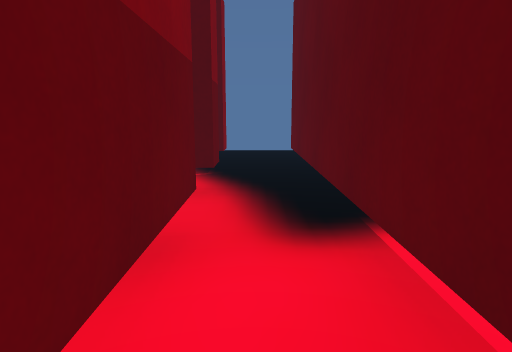
[1] (above)

14 first-person views from a walk through a scene from a Unity 3-D project. The camera is 1.3 m above the floor, tilts 10° down and sees 75° across. The floor is counted in squares, 1 m on a side. Each view is taken from the middle of a square. On the plan, view 1 faces up. The plan holds only what a view shows up to about 14 squares ahead; the rest is blank. The place goes on beyond the plan. The player character is not drawn.

[2]
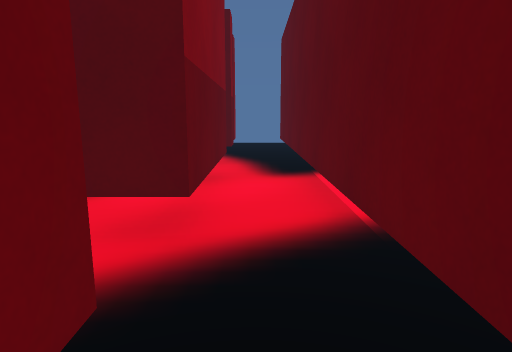

[3]
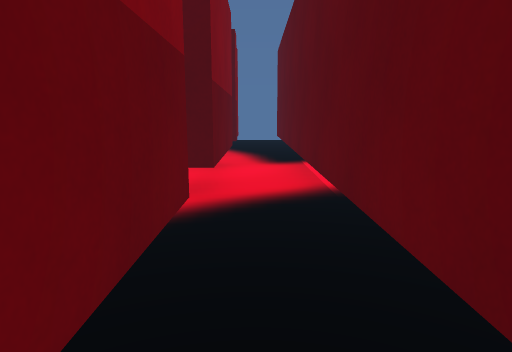

[4]
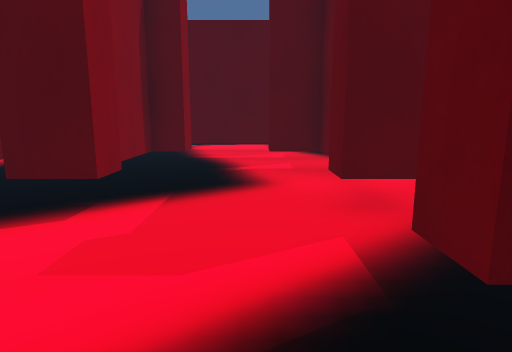

[5]
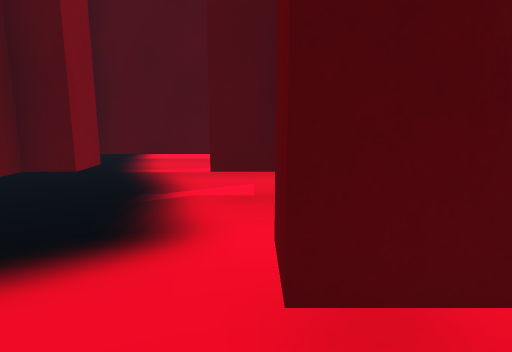

[6]
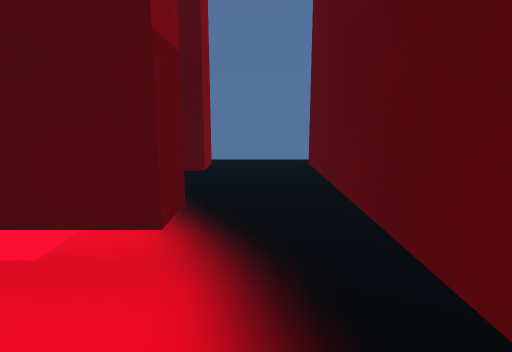

[7]
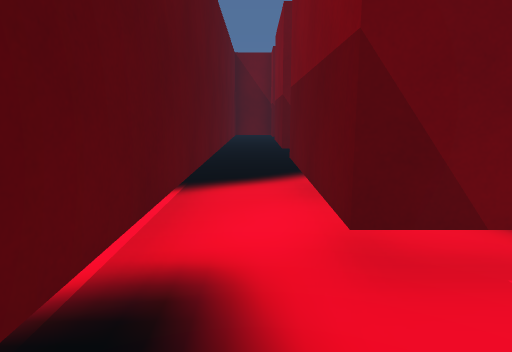

[8]
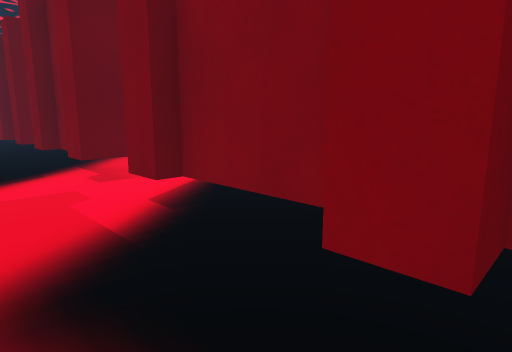

[9]
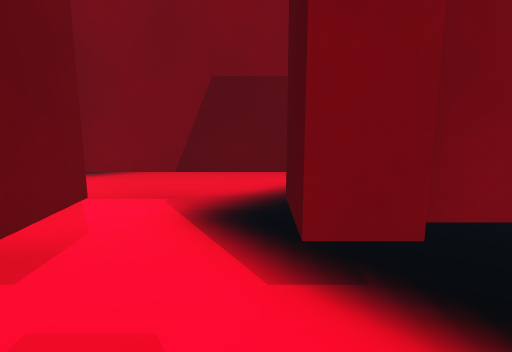

[10]
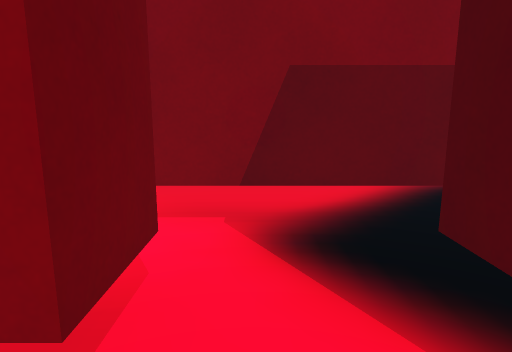

[11]
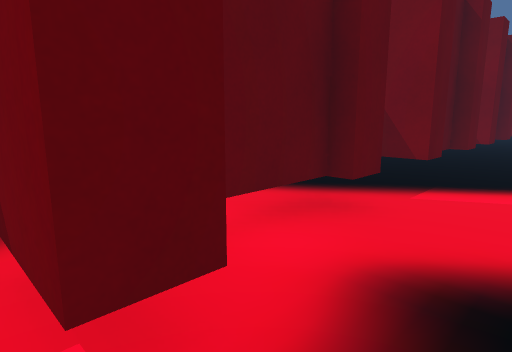

[12]
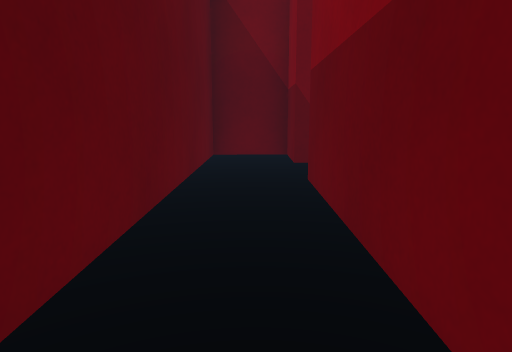

[13]
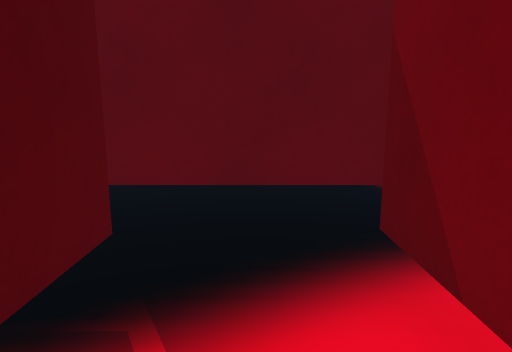

[14]
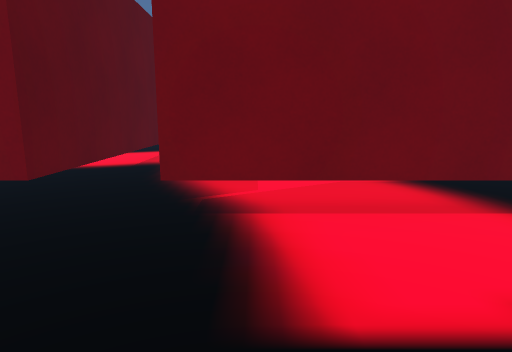

### Floor plan
Key: @ floor where view 1 was taken; # wall or solid block; . floor; T thing the floor can be seen under or through.
Columns run from 10 left of view 1 to 1 right of it. Each row starts with its distance up from view 1.
 13         ....
 12          ...
 11       ......
 10      .......
  9      TTTTT..
  8         T#.#
  7    ........#
  6    .    TT.#
  5    . TTTTT.#
  4    .TT..TT.#
  3     TT..TT.#
  2    .T....T.#
  1   T.T....T.#
  0   T.TT..TT@#
 -1   T.TT..TT.#
 -2 . T........#
 -3   T.#....#.#
 -4   T #....#.#
 -5     #....#.#
 -6    .#....#.#
 -7    ........#
 -8      #  ##.#
 -9      #  ####
-10      .  .#
-11     #.  .#.
-12     ..  ...
-13         ...

Positions as (right, up) in squares from view 1, and headings:
1: (0, 0), facing up
2: (0, -4), facing up
3: (0, -6), facing up
4: (-3, -5), facing up
5: (-2, -2), facing up
6: (0, 3), facing up
7: (0, 6), facing down
8: (-3, 4), facing down-left
9: (-3, -1), facing left
10: (-4, -2), facing left
11: (-4, 4), facing down-right
12: (0, -2), facing down
13: (-3, 7), facing right
14: (-2, 13), facing down
